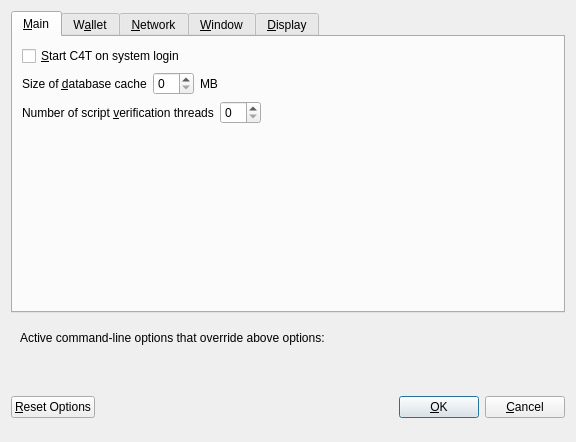
<?xml version="1.0" encoding="UTF-8"?>
<ui version="4.0">
 <class>OptionsDialog</class>
 <widget class="QDialog" name="OptionsDialog">
  <property name="geometry">
   <rect>
    <x>0</x>
    <y>0</y>
    <width>576</width>
    <height>442</height>
   </rect>
  </property>
  <property name="windowTitle">
   <string>Options</string>
  </property>
  <property name="modal">
   <bool>true</bool>
  </property>
  <layout class="QVBoxLayout" name="verticalLayout">
   <item>
    <widget class="QTabWidget" name="tabWidget">
     <property name="currentIndex">
      <number>0</number>
     </property>
     <widget class="QWidget" name="tabMain">
      <attribute name="title">
       <string>&amp;Main</string>
      </attribute>
      <layout class="QVBoxLayout" name="verticalLayout_Main">
       <item>
        <widget class="QCheckBox" name="bitcoinAtStartup">
         <property name="toolTip">
          <string>Automatically start C4T after logging in to the system.</string>
         </property>
         <property name="text">
          <string>&amp;Start C4T on system login</string>
         </property>
        </widget>
       </item>
       <item>
        <layout class="QHBoxLayout" name="horizontalLayout_2_Main">
         <item>
          <widget class="QLabel" name="databaseCacheLabel">
           <property name="text">
            <string>Size of &amp;database cache</string>
           </property>
           <property name="textFormat">
            <enum>Qt::PlainText</enum>
           </property>
           <property name="buddy">
            <cstring>databaseCache</cstring>
           </property>
          </widget>
         </item>
         <item>
          <widget class="QSpinBox" name="databaseCache"/>
         </item>
         <item>
          <widget class="QLabel" name="databaseCacheUnitLabel">
           <property name="text">
            <string>MB</string>
           </property>
           <property name="textFormat">
            <enum>Qt::PlainText</enum>
           </property>
          </widget>
         </item>
         <item>
          <spacer name="horizontalSpacer_2_Main">
           <property name="orientation">
            <enum>Qt::Horizontal</enum>
           </property>
           <property name="sizeHint" stdset="0">
            <size>
             <width>40</width>
             <height>20</height>
            </size>
           </property>
          </spacer>
         </item>
        </layout>
       </item>
       <item>
        <layout class="QHBoxLayout" name="horizontalLayout_3_Main">
         <item>
          <widget class="QLabel" name="threadsScriptVerifLabel">
           <property name="text">
            <string>Number of script &amp;verification threads</string>
           </property>
           <property name="textFormat">
            <enum>Qt::PlainText</enum>
           </property>
           <property name="buddy">
            <cstring>threadsScriptVerif</cstring>
           </property>
          </widget>
         </item>
         <item>
          <widget class="QSpinBox" name="threadsScriptVerif">
           <property name="toolTip">
            <string>(0 = auto, &lt;0 = leave that many cores free)</string>
           </property>
          </widget>
         </item>
         <item>
          <spacer name="horizontalSpacer_3_Main">
           <property name="orientation">
            <enum>Qt::Horizontal</enum>
           </property>
           <property name="sizeHint" stdset="0">
            <size>
             <width>40</width>
             <height>20</height>
            </size>
           </property>
          </spacer>
         </item>
        </layout>
       </item>
       <item>
        <spacer name="verticalSpacer_2">
         <property name="orientation">
          <enum>Qt::Vertical</enum>
         </property>
         <property name="sizeHint" stdset="0">
          <size>
           <width>20</width>
           <height>40</height>
          </size>
         </property>
        </spacer>
       </item>
      </layout>
     </widget>
     <widget class="QWidget" name="tabWallet">
      <attribute name="title">
       <string>W&amp;allet</string>
      </attribute>
      <layout class="QVBoxLayout" name="verticalLayout_Wallet">
       <item>
        <layout class="QHBoxLayout" name="horizontalLayout_2_Wallet">
         <item>
          <widget class="QLabel" name="labelStakeSplitThresholdText">
           <property name="text">
            <string>Stake split threshold:</string>
           </property>
          </widget>
         </item>
         <item>
          <widget class="QSpinBox" name="spinBoxStakeSplitThreshold">
           <property name="minimum">
            <number>1</number>
           </property>
           <property name="maximum">
            <number>999999</number>
           </property>
          </widget>
         </item>
        </layout>
       </item>
       <item>
        <widget class="QGroupBox" name="groupBox">
         <property name="title">
          <string>Expert</string>
         </property>
         <layout class="QVBoxLayout" name="verticalLayout_2">
          <item>
           <widget class="QCheckBox" name="coinControlFeatures">
            <property name="toolTip">
             <string>Whether to show coin control features or not.</string>
            </property>
            <property name="text">
             <string>Enable coin &amp;control features</string>
            </property>
           </widget>
          </item>
          <item>
           <widget class="QCheckBox" name="showMasternodesTab">
            <property name="toolTip">
             <string>Show additional tab listing all your masternodes in first sub-tab&lt;br/&gt;and all masternodes on the network in second sub-tab.</string>
            </property>
            <property name="text">
             <string>Show Masternodes Tab</string>
            </property>
           </widget>
          </item>
          <item>
           <widget class="QCheckBox" name="spendZeroConfChange">
            <property name="toolTip">
             <string>If you disable the spending of unconfirmed change, the change from a transaction&lt;br/&gt;cannot be used until that transaction has at least one confirmation.&lt;br/&gt;This also affects how your balance is computed.</string>
            </property>
            <property name="text">
             <string>&amp;Spend unconfirmed change</string>
            </property>
           </widget>
          </item>
         </layout>
        </widget>
       </item>
       <item>
        <spacer name="verticalSpacer_Wallet">
         <property name="orientation">
          <enum>Qt::Vertical</enum>
         </property>
         <property name="sizeHint" stdset="0">
          <size>
           <width>20</width>
           <height>40</height>
          </size>
         </property>
        </spacer>
       </item>
      </layout>
     </widget>
     <widget class="QWidget" name="tabNetwork">
      <attribute name="title">
       <string>&amp;Network</string>
      </attribute>
      <layout class="QVBoxLayout" name="verticalLayout_Network">
       <item>
        <widget class="QCheckBox" name="mapPortUpnp">
         <property name="toolTip">
          <string>Automatically open the C4T client port on the router. This only works when your router supports UPnP and it is enabled.</string>
         </property>
         <property name="text">
          <string>Map port using &amp;UPnP</string>
         </property>
        </widget>
       </item>
       <item>
        <widget class="QCheckBox" name="allowIncoming">
         <property name="toolTip">
          <string>Accept connections from outside</string>
         </property>
         <property name="text">
          <string>Allow incoming connections</string>
         </property>
        </widget>
       </item>
       <item>
        <widget class="QCheckBox" name="connectSocks">
         <property name="toolTip">
          <string>Connect to the C4T network through a SOCKS5 proxy.</string>
         </property>
         <property name="text">
          <string>&amp;Connect through SOCKS5 proxy (default proxy):</string>
         </property>
        </widget>
       </item>
       <item>
        <layout class="QHBoxLayout" name="horizontalLayout_1_Network">
         <item>
          <widget class="QLabel" name="proxyIpLabel">
           <property name="text">
            <string>Proxy &amp;IP:</string>
           </property>
           <property name="textFormat">
            <enum>Qt::PlainText</enum>
           </property>
           <property name="buddy">
            <cstring>proxyIp</cstring>
           </property>
          </widget>
         </item>
         <item>
          <widget class="QValidatedLineEdit" name="proxyIp">
           <property name="minimumSize">
            <size>
             <width>140</width>
             <height>0</height>
            </size>
           </property>
           <property name="maximumSize">
            <size>
             <width>140</width>
             <height>16777215</height>
            </size>
           </property>
           <property name="toolTip">
            <string>IP address of the proxy (e.g. IPv4: 127.0.0.1 / IPv6: ::1)</string>
           </property>
          </widget>
         </item>
         <item>
          <widget class="QLabel" name="proxyPortLabel">
           <property name="text">
            <string>&amp;Port:</string>
           </property>
           <property name="textFormat">
            <enum>Qt::PlainText</enum>
           </property>
           <property name="buddy">
            <cstring>proxyPort</cstring>
           </property>
          </widget>
         </item>
         <item>
          <widget class="QLineEdit" name="proxyPort">
           <property name="minimumSize">
            <size>
             <width>55</width>
             <height>0</height>
            </size>
           </property>
           <property name="maximumSize">
            <size>
             <width>55</width>
             <height>16777215</height>
            </size>
           </property>
           <property name="toolTip">
            <string>Port of the proxy (e.g. 9050)</string>
           </property>
          </widget>
         </item>
         <item>
          <spacer name="horizontalSpacer_1_Network">
           <property name="orientation">
            <enum>Qt::Horizontal</enum>
           </property>
           <property name="sizeHint" stdset="0">
            <size>
             <width>40</width>
             <height>20</height>
            </size>
           </property>
          </spacer>
         </item>
        </layout>
       </item>
       <item>
        <spacer name="verticalSpacer_Network">
         <property name="orientation">
          <enum>Qt::Vertical</enum>
         </property>
         <property name="sizeHint" stdset="0">
          <size>
           <width>20</width>
           <height>40</height>
          </size>
         </property>
        </spacer>
       </item>
      </layout>
     </widget>
     <widget class="QWidget" name="tabWindow">
      <attribute name="title">
       <string>&amp;Window</string>
      </attribute>
      <layout class="QVBoxLayout" name="verticalLayout_Window">
       <item>
        <widget class="QCheckBox" name="minimizeToTray">
         <property name="toolTip">
          <string>Show only a tray icon after minimizing the window.</string>
         </property>
         <property name="text">
          <string>&amp;Minimize to the tray instead of the taskbar</string>
         </property>
        </widget>
       </item>
       <item>
        <widget class="QCheckBox" name="minimizeOnClose">
         <property name="toolTip">
          <string>Minimize instead of exit the application when the window is closed. When this option is enabled, the application will be closed only after selecting Quit in the menu.</string>
         </property>
         <property name="text">
          <string>M&amp;inimize on close</string>
         </property>
        </widget>
       </item>
       <item>
        <spacer name="verticalSpacer_Window">
         <property name="orientation">
          <enum>Qt::Vertical</enum>
         </property>
         <property name="sizeHint" stdset="0">
          <size>
           <width>20</width>
           <height>40</height>
          </size>
         </property>
        </spacer>
       </item>
      </layout>
     </widget>
     <widget class="QWidget" name="tabDisplay">
      <attribute name="title">
       <string>&amp;Display</string>
      </attribute>
      <layout class="QVBoxLayout" name="verticalLayout_Display">
       <item>
        <layout class="QHBoxLayout" name="horizontalLayout_1_Display">
         <item>
          <widget class="QLabel" name="langLabel">
           <property name="text">
            <string>User Interface &amp;language:</string>
           </property>
           <property name="textFormat">
            <enum>Qt::PlainText</enum>
           </property>
           <property name="buddy">
            <cstring>lang</cstring>
           </property>
          </widget>
         </item>
         <item>
          <widget class="QValueComboBox" name="lang">
           <property name="toolTip">
            <string>The user interface language can be set here. This setting will take effect after restarting C4T.</string>
           </property>
          </widget>
         </item>
        </layout>
       </item>
       <item>
        <widget class="QLabel" name="label_3">
         <property name="toolTip">
          <string notr="true"/>
         </property>
         <property name="statusTip">
          <string notr="true"/>
         </property>
         <property name="whatsThis">
          <string notr="true"/>
         </property>
         <property name="accessibleName">
          <string notr="true"/>
         </property>
         <property name="text">
          <string>Language missing or translation incomplete? Help contributing translations here:
https://www.transifex.com/C4T/C4T-translations</string>
         </property>
         <property name="wordWrap">
          <bool>true</bool>
         </property>
         <property name="openExternalLinks">
          <bool>true</bool>
         </property>
         <property name="textInteractionFlags">
          <set>Qt::TextBrowserInteraction</set>
         </property>
        </widget>
       </item>
       <item>
        <layout class="QHBoxLayout" name="horizontalLayout_4_Display" stretch="0,0">
         <item>
          <widget class="QLabel" name="themeLabel">
           <property name="text">
            <string>User Interface Theme:</string>
           </property>
          </widget>
         </item>
         <item>
          <widget class="QValueComboBox" name="theme"/>
         </item>
        </layout>
       </item>
       <item>
        <widget class="Line" name="line">
         <property name="orientation">
          <enum>Qt::Horizontal</enum>
         </property>
        </widget>
       </item>
       <item>
        <layout class="QHBoxLayout" name="horizontalLayout_2_Display">
         <item>
          <widget class="QLabel" name="unitLabel">
           <property name="text">
            <string>&amp;Unit to show amounts in:</string>
           </property>
           <property name="textFormat">
            <enum>Qt::PlainText</enum>
           </property>
           <property name="buddy">
            <cstring>unit</cstring>
           </property>
          </widget>
         </item>
         <item>
          <widget class="QValueComboBox" name="unit">
           <property name="toolTip">
            <string>Choose the default subdivision unit to show in the interface and when sending coins.</string>
           </property>
          </widget>
         </item>
        </layout>
       </item>
       <item>
        <layout class="QHBoxLayout" name="horizontalLayout_5_Display">
         <item>
          <widget class="QLabel" name="digitsLabel">
           <property name="text">
            <string>Decimal digits</string>
           </property>
          </widget>
         </item>
         <item>
          <widget class="QValueComboBox" name="digits"/>
         </item>
        </layout>
       </item>
       <item>
        <widget class="QCheckBox" name="checkBoxHideZeroBalances">
         <property name="toolTip">
          <string>Hide empty balances</string>
         </property>
         <property name="layoutDirection">
          <enum>Qt::LeftToRight</enum>
         </property>
         <property name="text">
          <string>Hide empty balances</string>
         </property>
        </widget>
       </item>
       <item>
        <layout class="QHBoxLayout" name="horizontalLayout_3_Display">
         <item>
          <widget class="QLabel" name="thirdPartyTxUrlsLabel">
           <property name="toolTip">
            <string>Third party URLs (e.g. a block explorer) that appear in the transactions tab as context menu items. %s in the URL is replaced by transaction hash. Multiple URLs are separated by vertical bar |.</string>
           </property>
           <property name="text">
            <string>Third party transaction URLs</string>
           </property>
           <property name="buddy">
            <cstring>thirdPartyTxUrls</cstring>
           </property>
          </widget>
         </item>
         <item>
          <widget class="QLineEdit" name="thirdPartyTxUrls">
           <property name="toolTip">
            <string>Third party URLs (e.g. a block explorer) that appear in the transactions tab as context menu items. %s in the URL is replaced by transaction hash. Multiple URLs are separated by vertical bar |.</string>
           </property>
          </widget>
         </item>
        </layout>
       </item>
       <item>
        <spacer name="verticalSpacer">
         <property name="orientation">
          <enum>Qt::Vertical</enum>
         </property>
         <property name="sizeHint" stdset="0">
          <size>
           <width>20</width>
           <height>40</height>
          </size>
         </property>
        </spacer>
       </item>
      </layout>
     </widget>
    </widget>
   </item>
   <item>
    <widget class="QFrame" name="frame">
     <layout class="QVBoxLayout" name="verticalLayout_Bottom">
      <item>
       <layout class="QHBoxLayout" name="horizontalLayout_Bottom">
        <item>
         <widget class="QLabel" name="overriddenByCommandLineInfoLabel">
          <property name="text">
           <string>Active command-line options that override above options:</string>
          </property>
          <property name="textFormat">
           <enum>Qt::PlainText</enum>
          </property>
         </widget>
        </item>
        <item>
         <spacer name="horizontalSpacer_Bottom">
          <property name="orientation">
           <enum>Qt::Horizontal</enum>
          </property>
          <property name="sizeHint" stdset="0">
           <size>
            <width>40</width>
            <height>20</height>
           </size>
          </property>
         </spacer>
        </item>
       </layout>
      </item>
      <item>
       <widget class="QLabel" name="overriddenByCommandLineLabel">
        <property name="text">
         <string/>
        </property>
        <property name="textFormat">
         <enum>Qt::PlainText</enum>
        </property>
        <property name="wordWrap">
         <bool>true</bool>
        </property>
       </widget>
      </item>
     </layout>
    </widget>
   </item>
   <item>
    <layout class="QHBoxLayout" name="horizontalLayout_Buttons">
     <item>
      <widget class="QPushButton" name="resetButton">
       <property name="toolTip">
        <string>Reset all client options to default.</string>
       </property>
       <property name="text">
        <string>&amp;Reset Options</string>
       </property>
       <property name="autoDefault">
        <bool>false</bool>
       </property>
      </widget>
     </item>
     <item>
      <spacer name="horizontalSpacer_1">
       <property name="orientation">
        <enum>Qt::Horizontal</enum>
       </property>
       <property name="sizeHint" stdset="0">
        <size>
         <width>40</width>
         <height>48</height>
        </size>
       </property>
      </spacer>
     </item>
     <item>
      <widget class="QLabel" name="statusLabel">
       <property name="minimumSize">
        <size>
         <width>200</width>
         <height>0</height>
        </size>
       </property>
       <property name="font">
        <font>
         <weight>75</weight>
         <bold>true</bold>
        </font>
       </property>
       <property name="text">
        <string/>
       </property>
       <property name="textFormat">
        <enum>Qt::PlainText</enum>
       </property>
       <property name="wordWrap">
        <bool>true</bool>
       </property>
      </widget>
     </item>
     <item>
      <spacer name="horizontalSpacer_2">
       <property name="orientation">
        <enum>Qt::Horizontal</enum>
       </property>
       <property name="sizeHint" stdset="0">
        <size>
         <width>40</width>
         <height>48</height>
        </size>
       </property>
      </spacer>
     </item>
     <item>
      <widget class="QPushButton" name="okButton">
       <property name="text">
        <string>&amp;OK</string>
       </property>
       <property name="autoDefault">
        <bool>false</bool>
       </property>
       <property name="default">
        <bool>true</bool>
       </property>
      </widget>
     </item>
     <item>
      <widget class="QPushButton" name="cancelButton">
       <property name="text">
        <string>&amp;Cancel</string>
       </property>
       <property name="autoDefault">
        <bool>false</bool>
       </property>
      </widget>
     </item>
    </layout>
   </item>
  </layout>
 </widget>
 <customwidgets>
  <customwidget>
   <class>QValidatedLineEdit</class>
   <extends>QLineEdit</extends>
   <header>qvalidatedlineedit.h</header>
  </customwidget>
  <customwidget>
   <class>QValueComboBox</class>
   <extends>QComboBox</extends>
   <header>qvaluecombobox.h</header>
  </customwidget>
 </customwidgets>
 <resources/>
 <connections/>
</ui>
